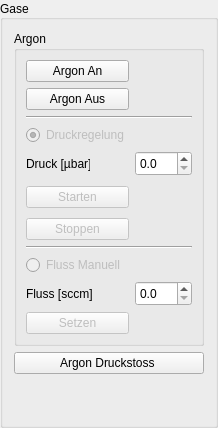
              <widget class="QGroupBox" name="groupBox_10">
               <property name="layoutDirection">
                <enum>Qt::LeftToRight</enum>
               </property>
               <property name="title">
                <string>Gase</string>
               </property>
               <property name="alignment">
                <set>Qt::AlignLeading|Qt::AlignLeft|Qt::AlignVCenter</set>
               </property>
               <layout class="QVBoxLayout" name="verticalLayout_13">
                <item>
                 <widget class="QGroupBox" name="groupBoxAr">
                  <property name="title">
                   <string>Argon</string>
                  </property>
                  <layout class="QGridLayout" name="gridLayout_24">
                   <item row="3" column="0">
                    <widget class="QRadioButton" name="radioButtonArPressureControl">
                     <property name="enabled">
                      <bool>false</bool>
                     </property>
                     <property name="text">
                      <string>Druckregelung</string>
                     </property>
                     <property name="checked">
                      <bool>true</bool>
                     </property>
                    </widget>
                   </item>
                   <item row="9" column="0">
                    <widget class="QRadioButton" name="radioButtonArManualFluxControl">
                     <property name="enabled">
                      <bool>false</bool>
                     </property>
                     <property name="text">
                      <string>Fluss Manuell</string>
                     </property>
                    </widget>
                   </item>
                   <item row="4" column="1">
                    <widget class="QDoubleSpinBox" name="spinBoxArPressure">
                     <property name="sizePolicy">
                      <sizepolicy hsizetype="Minimum" vsizetype="Minimum">
                       <horstretch>0</horstretch>
                       <verstretch>0</verstretch>
                      </sizepolicy>
                     </property>
                     <property name="minimumSize">
                      <size>
                       <width>0</width>
                       <height>25</height>
                      </size>
                     </property>
                     <property name="decimals">
                      <number>1</number>
                     </property>
                     <property name="maximum">
                      <double>75.000000000000000</double>
                     </property>
                    </widget>
                   </item>
                   <item row="0" column="0">
                    <widget class="QPushButton" name="pushButtonArChamber">
                     <property name="enabled">
                      <bool>true</bool>
                     </property>
                     <property name="accessibleName">
                      <string>F_ArChamber|1</string>
                     </property>
                     <property name="text">
                      <string>Argon An</string>
                     </property>
                    </widget>
                   </item>
                   <item row="6" column="0">
                    <widget class="QPushButton" name="pushButtonArChamberSetPressure">
                     <property name="enabled">
                      <bool>false</bool>
                     </property>
                     <property name="text">
                      <string>Starten</string>
                     </property>
                    </widget>
                   </item>
                   <item row="4" column="0">
                    <widget class="QLabel" name="label_4">
                     <property name="maximumSize">
                      <size>
                       <width>64</width>
                       <height>16777215</height>
                      </size>
                     </property>
                     <property name="text">
                      <string>Druck [µbar]</string>
                     </property>
                    </widget>
                   </item>
                   <item row="1" column="0">
                    <widget class="QPushButton" name="pushButtonArChamberOff">
                     <property name="enabled">
                      <bool>true</bool>
                     </property>
                     <property name="accessibleName">
                      <string>F_ArChamber|0</string>
                     </property>
                     <property name="text">
                      <string>Argon Aus</string>
                     </property>
                    </widget>
                   </item>
                   <item row="2" column="0" colspan="2">
                    <widget class="Line" name="line_7">
                     <property name="orientation">
                      <enum>Qt::Horizontal</enum>
                     </property>
                    </widget>
                   </item>
                   <item row="6" column="1">
                    <widget class="QWidget" name="widget_3" native="true">
                     <property name="sizePolicy">
                      <sizepolicy hsizetype="Preferred" vsizetype="Fixed">
                       <horstretch>0</horstretch>
                       <verstretch>0</verstretch>
                      </sizepolicy>
                     </property>
                     <property name="minimumSize">
                      <size>
                       <width>0</width>
                       <height>30</height>
                      </size>
                     </property>
                     <widget class="BusyIndicator" name="BusyIndicatorFluxControl">
                      <property name="geometry">
                       <rect>
                        <x>0</x>
                        <y>0</y>
                        <width>30</width>
                        <height>30</height>
                       </rect>
                      </property>
                      <property name="sizePolicy">
                       <sizepolicy hsizetype="Fixed" vsizetype="Fixed">
                        <horstretch>0</horstretch>
                        <verstretch>0</verstretch>
                       </sizepolicy>
                      </property>
                      <property name="minimumSize">
                       <size>
                        <width>30</width>
                        <height>30</height>
                       </size>
                      </property>
                      <property name="maximumSize">
                       <size>
                        <width>0</width>
                        <height>0</height>
                       </size>
                      </property>
                      <property name="text">
                       <string/>
                      </property>
                      <property name="scaledContents">
                       <bool>false</bool>
                      </property>
                      <property name="alignment">
                       <set>Qt::AlignCenter</set>
                      </property>
                     </widget>
                    </widget>
                   </item>
                   <item row="8" column="0" colspan="2">
                    <widget class="Line" name="line_15">
                     <property name="orientation">
                      <enum>Qt::Horizontal</enum>
                     </property>
                    </widget>
                   </item>
                   <item row="10" column="0">
                    <widget class="QLabel" name="label_10">
                     <property name="text">
                      <string>Fluss [sccm]</string>
                     </property>
                    </widget>
                   </item>
                   <item row="11" column="0">
                    <widget class="QPushButton" name="pushButtonArChamberSetFlux">
                     <property name="enabled">
                      <bool>false</bool>
                     </property>
                     <property name="text">
                      <string>Setzen</string>
                     </property>
                    </widget>
                   </item>
                   <item row="7" column="0">
                    <widget class="QPushButton" name="pushButtonArChamberStopControl">
                     <property name="enabled">
                      <bool>false</bool>
                     </property>
                     <property name="text">
                      <string>Stoppen</string>
                     </property>
                    </widget>
                   </item>
                   <item row="10" column="1">
                    <widget class="QDoubleSpinBox" name="doubleSpinBoxArFlux">
                     <property name="sizePolicy">
                      <sizepolicy hsizetype="Minimum" vsizetype="Minimum">
                       <horstretch>0</horstretch>
                       <verstretch>0</verstretch>
                      </sizepolicy>
                     </property>
                     <property name="minimumSize">
                      <size>
                       <width>0</width>
                       <height>25</height>
                      </size>
                     </property>
                     <property name="decimals">
                      <number>1</number>
                     </property>
                     <property name="maximum">
                      <double>100.000000000000000</double>
                     </property>
                    </widget>
                   </item>
                  </layout>
                 </widget>
                </item>
                <item>
                 <widget class="QPushButton" name="pushButtonArPrsSrg">
                  <property name="sizePolicy">
                   <sizepolicy hsizetype="Preferred" vsizetype="Fixed">
                    <horstretch>0</horstretch>
                    <verstretch>0</verstretch>
                   </sizepolicy>
                  </property>
                  <property name="maximumSize">
                   <size>
                    <width>16777215</width>
                    <height>16777215</height>
                   </size>
                  </property>
                  <property name="layoutDirection">
                   <enum>Qt::LeftToRight</enum>
                  </property>
                  <property name="text">
                   <string>Argon Druckstoss </string>
                  </property>
                 </widget>
                </item>
                <item>
                 <spacer name="verticalSpacer_4">
                  <property name="orientation">
                   <enum>Qt::Vertical</enum>
                  </property>
                  <property name="sizeHint" stdset="0">
                   <size>
                    <width>20</width>
                    <height>40</height>
                   </size>
                  </property>
                 </spacer>
                </item>
               </layout>
              </widget>
